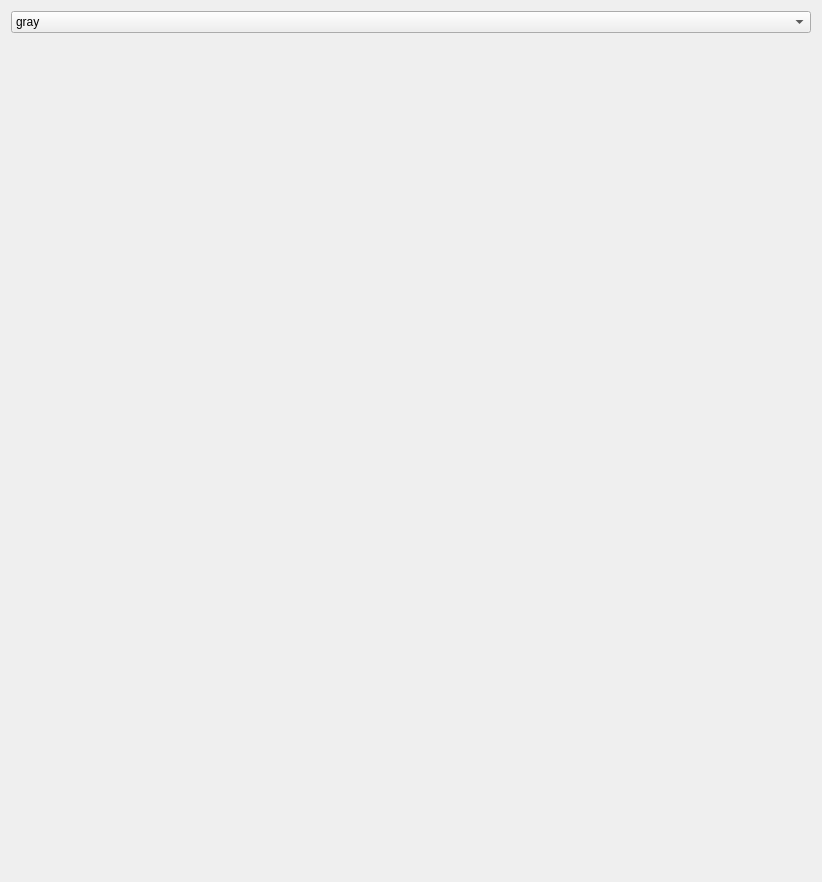
<?xml version="1.0" encoding="UTF-8"?>
<ui version="4.0">
 <class>Form</class>
 <widget class="QWidget" name="Form">
  <property name="geometry">
   <rect>
    <x>0</x>
    <y>0</y>
    <width>822</width>
    <height>882</height>
   </rect>
  </property>
  <property name="windowTitle">
   <string>ComplexAB</string>
  </property>
  <layout class="QGridLayout" name="gridLayout">
   <item row="0" column="0">
    <layout class="QVBoxLayout" name="verticalLayout">
     <item>
      <widget class="QComboBox" name="cmap">
       <item>
        <property name="text">
         <string>gray</string>
        </property>
       </item>
       <item>
        <property name="text">
         <string>prism</string>
        </property>
       </item>
       <item>
        <property name="text">
         <string>autumn</string>
        </property>
       </item>
       <item>
        <property name="text">
         <string>cool</string>
        </property>
       </item>
       <item>
        <property name="text">
         <string>spring</string>
        </property>
       </item>
       <item>
        <property name="text">
         <string>summer</string>
        </property>
       </item>
       <item>
        <property name="text">
         <string>winter</string>
        </property>
       </item>
      </widget>
     </item>
     <item>
      <widget class="MatplotlibWidget" name="mplwidget"/>
     </item>
    </layout>
   </item>
  </layout>
 </widget>
 <customwidgets>
  <customwidget>
   <class>MatplotlibWidget</class>
   <extends>QWidget</extends>
   <header>matplotlibwidget</header>
  </customwidget>
 </customwidgets>
 <resources/>
 <connections/>
</ui>
